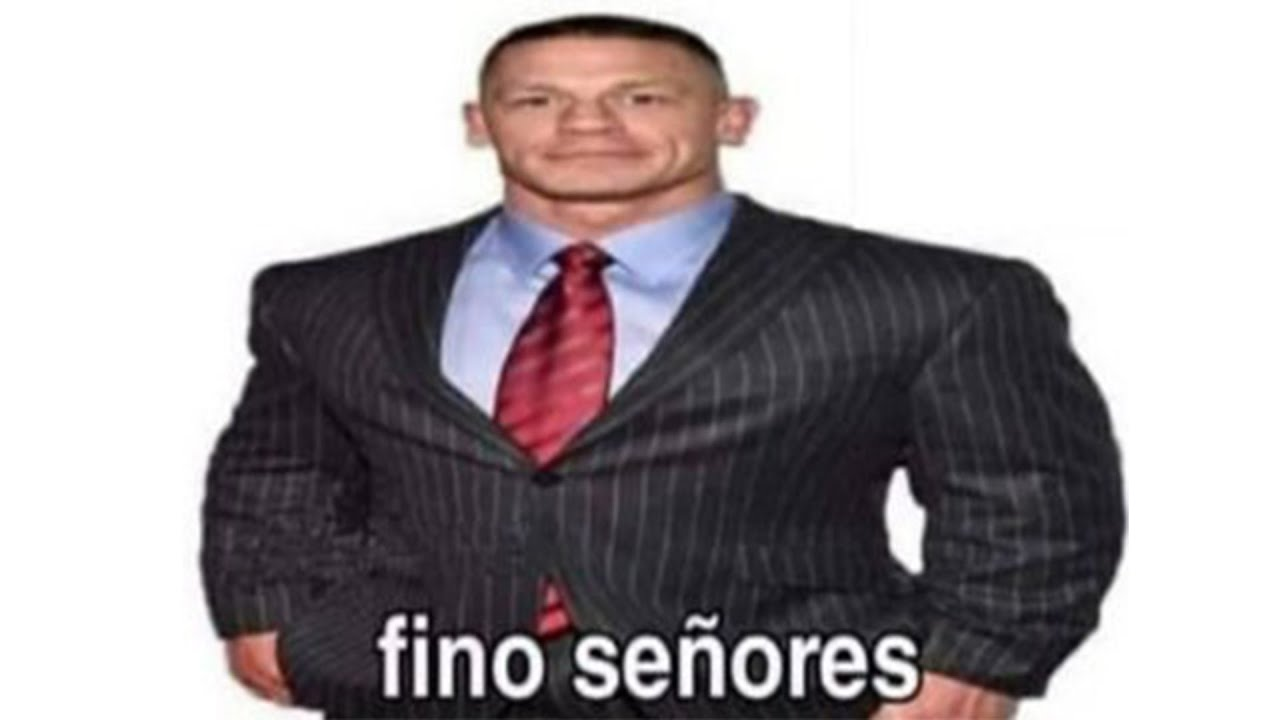
//> input picture ZeroW/OpenCV/OpenCVDocumentation/DisplayImage/fino.jpg, 1280 x 720 px, given in place of the camera
$ ./cascade_classifier   (built with g++ and OpenCV 4)
//> lines starting //> are read from the running program, lines starting //| are printed output that depends on the picture
#include <stdio.h>

#include <iostream>
#include <opencv2/highgui.hpp>
#include <opencv2/imgproc.hpp>
#include <opencv2/objdetect.hpp>
#include <opencv2/videoio.hpp>
using namespace std;
using namespace cv;
void detectAndDisplay(Mat frame);
String face_cascade_name = "haarcascade_frontalface_alt.xml";
String eyes_cascade_name = "haarcascade_eye_tree_eyeglasses.xml";
CascadeClassifier face_cascade;
CascadeClassifier eyes_cascade;
String window_name = "Capture - Face detection";
int main(void) {
    VideoCapture capture;
    Mat frame;
    //-- 1. Load the cascades
    if (!face_cascade.load(face_cascade_name)) {
        printf("--(!)Error loading face cascade\n");
        return -1;
    };
    if (!eyes_cascade.load(eyes_cascade_name)) {
        printf("--(!)Error loading eyes cascade\n");
        return -1;
    };
    //-- 2. Read the video stream
    capture.open(-1);
    if (!capture.isOpened()) {
        printf("--(!)Error opening video capture\n");
        return -1;
    }
    while (capture.read(frame)) {
//> frame is the input picture: 720 rows x 1280 cols, CV_8UC3; mean B, G, R 162.3, 159.4, 165.6
        if (frame.empty()) {
            printf(" --(!) No captured frame -- Break!");
            break;
        }
        //-- 3. Apply the classifier to the frame
        detectAndDisplay(frame);
        char c = (char)waitKey(10);
        if (c == 27) {
            break;
        }  // escape
    }
    return 0;
}
void detectAndDisplay(Mat frame) {
    std::vector<Rect> faces;
    Mat frame_gray;
    cvtColor(frame, frame_gray, COLOR_BGR2GRAY);
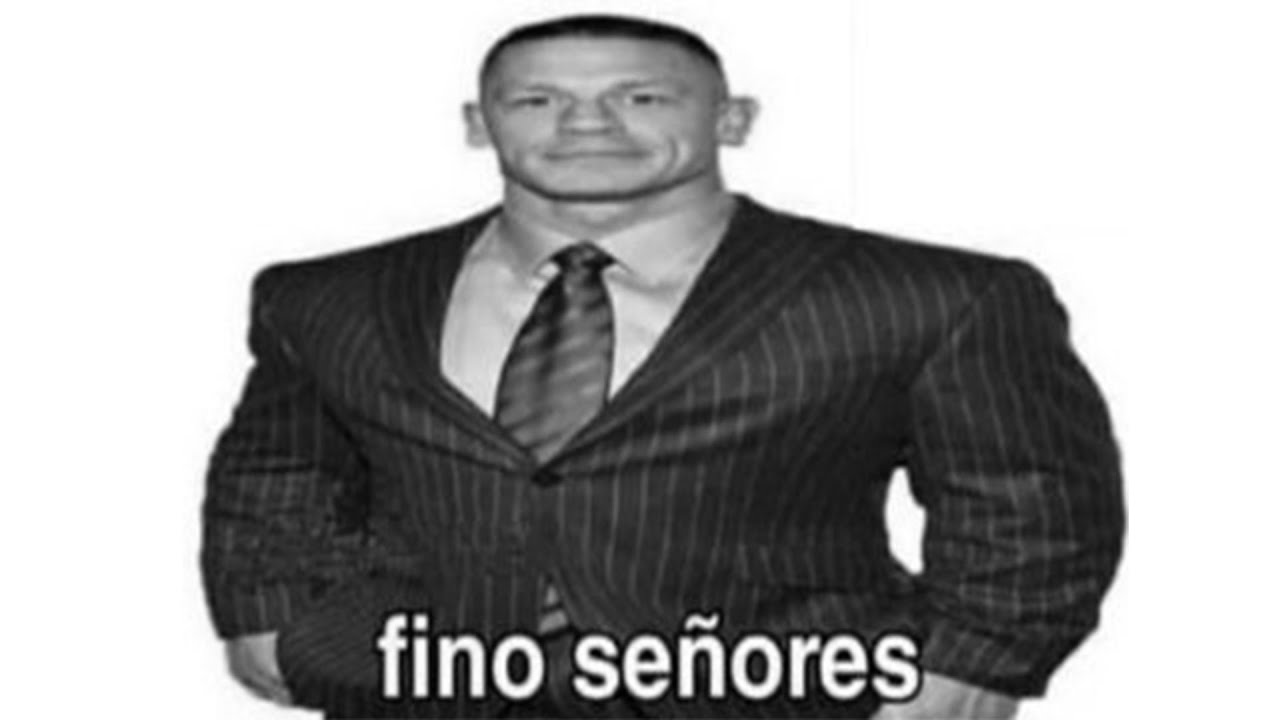
//> frame_gray: 720 rows x 1280 cols, CV_8UC1; min 0, max 255, mean 161.6
    equalizeHist(frame_gray, frame_gray);
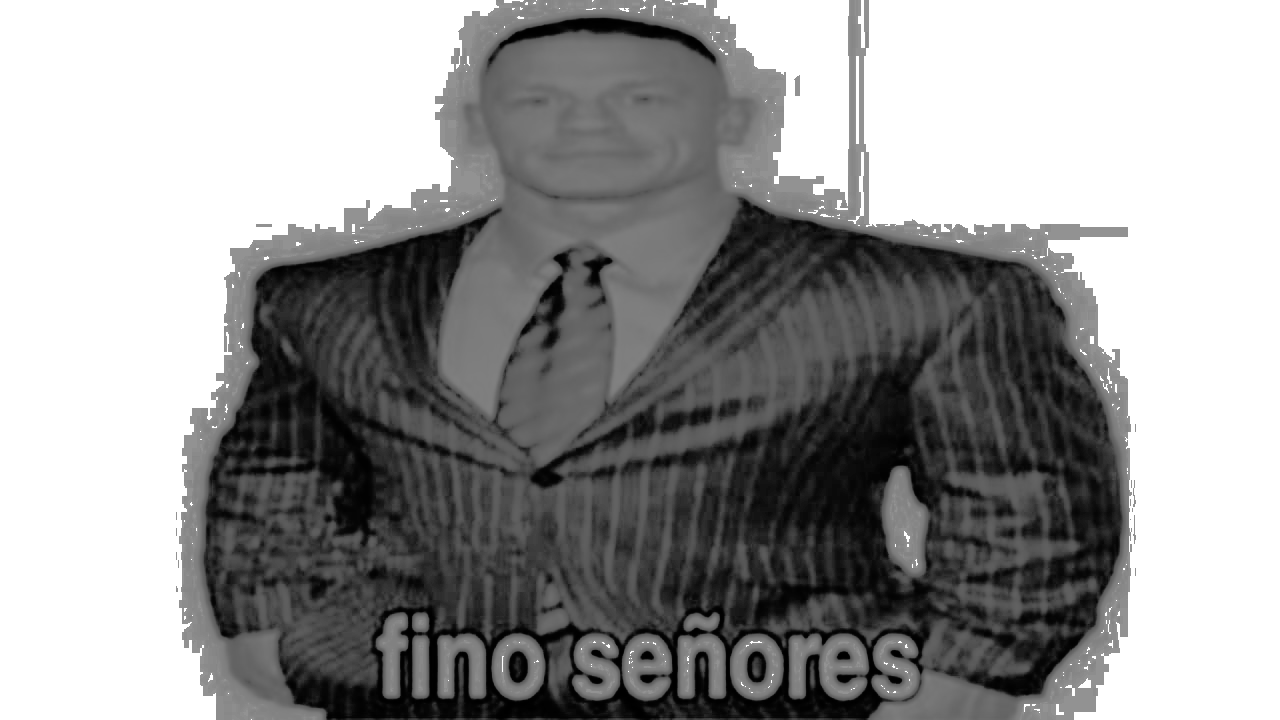
//> frame_gray: 720 rows x 1280 cols, CV_8UC1; min 0, max 255, mean 151.3
    //-- Detect faces
    face_cascade.detectMultiScale(frame_gray, faces, 1.1, 2, 0 | CASCADE_SCALE_IMAGE, Size(30, 30));
//> faces = empty
    for (size_t i = 0; i < faces.size(); i++) {
        Point center(faces[i].x + faces[i].width / 2, faces[i].y + faces[i].height / 2);
        ellipse(frame, center, Size(faces[i].width / 2, faces[i].height / 2), 0, 0, 360, Scalar(255, 0, 255), 4, 8, 0);
        Mat faceROI = frame_gray(faces[i]);
        std::vector<Rect> eyes;
        //-- In each face, detect eyes
        eyes_cascade.detectMultiScale(faceROI, eyes, 1.1, 2, 0 | CASCADE_SCALE_IMAGE, Size(30, 30));
        for (size_t j = 0; j < eyes.size(); j++) {
            Point eye_center(faces[i].x + eyes[j].x + eyes[j].width / 2, faces[i].y + eyes[j].y + eyes[j].height / 2);
            int radius = cvRound((eyes[j].width + eyes[j].height) * 0.25);
            circle(frame, eye_center, radius, Scalar(255, 0, 0), 4, 8, 0);
        }
    }
//> this loop made 0 passes
//> the Esc key is pressed
    //-- Show what you got
    imshow(window_name, frame);
}
